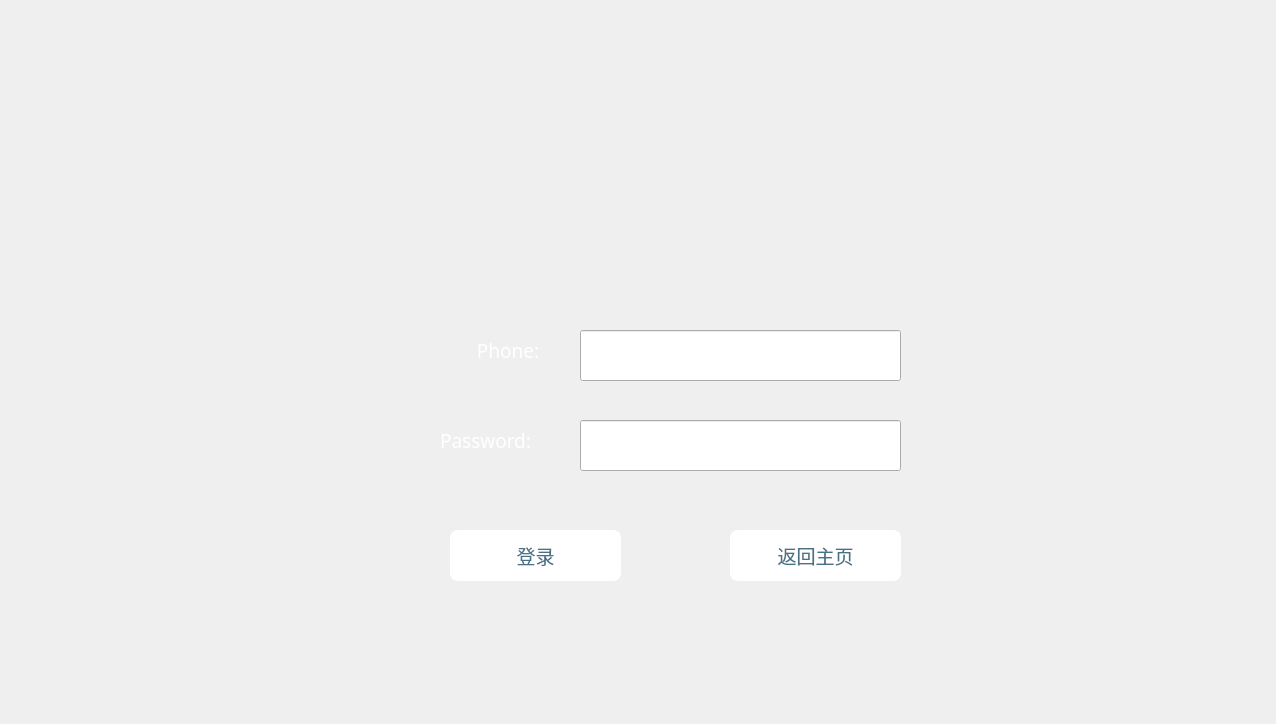
<?xml version="1.0" encoding="UTF-8"?>
<ui version="4.0">
 <class>hotelLogin</class>
 <widget class="QWidget" name="hotelLogin">
  <property name="geometry">
   <rect>
    <x>0</x>
    <y>0</y>
    <width>1276</width>
    <height>724</height>
   </rect>
  </property>
  <property name="minimumSize">
   <size>
    <width>1276</width>
    <height>724</height>
   </size>
  </property>
  <property name="maximumSize">
   <size>
    <width>1276</width>
    <height>724</height>
   </size>
  </property>
  <property name="windowTitle">
   <string>Form</string>
  </property>
  <widget class="QFrame" name="frame">
   <property name="geometry">
    <rect>
     <x>0</x>
     <y>0</y>
     <width>1276</width>
     <height>724</height>
    </rect>
   </property>
   <property name="styleSheet">
    <string notr="true">#frame{border-image: url(:/Picture/hotellogin.jpg);border-top-left-radius:15px;border-top-right-radius:15px;border-bottom-left-radius:15px;border-bottom-right-radius:15px;}</string>
   </property>
   <property name="frameShape">
    <enum>QFrame::StyledPanel</enum>
   </property>
   <property name="frameShadow">
    <enum>QFrame::Raised</enum>
   </property>
   <widget class="QLineEdit" name="phone_edit">
    <property name="geometry">
     <rect>
      <x>580</x>
      <y>330</y>
      <width>321</width>
      <height>51</height>
     </rect>
    </property>
   </widget>
   <widget class="QLineEdit" name="pwd_edit">
    <property name="geometry">
     <rect>
      <x>580</x>
      <y>420</y>
      <width>321</width>
      <height>51</height>
     </rect>
    </property>
   </widget>
   <widget class="QPushButton" name="login">
    <property name="geometry">
     <rect>
      <x>450</x>
      <y>530</y>
      <width>171</width>
      <height>51</height>
     </rect>
    </property>
    <property name="font">
     <font>
      <family>华文新魏</family>
      <pointsize>14</pointsize>
     </font>
    </property>
    <property name="styleSheet">
     <string notr="true">background-color:rgb(255,255,255);border: 3px solid white;border-radius:8px;color:rgb(74,112,133);</string>
    </property>
    <property name="text">
     <string>登录</string>
    </property>
   </widget>
   <widget class="QPushButton" name="pushButton">
    <property name="geometry">
     <rect>
      <x>730</x>
      <y>530</y>
      <width>171</width>
      <height>51</height>
     </rect>
    </property>
    <property name="font">
     <font>
      <family>华文新魏</family>
      <pointsize>14</pointsize>
     </font>
    </property>
    <property name="styleSheet">
     <string notr="true">background-color:rgb(255,255,255);border: 3px solid white;border-radius:8px;color:rgb(74,112,133);</string>
    </property>
    <property name="text">
     <string>返回主页</string>
    </property>
   </widget>
   <widget class="QLabel" name="label_3">
    <property name="geometry">
     <rect>
      <x>440</x>
      <y>330</y>
      <width>131</width>
      <height>41</height>
     </rect>
    </property>
    <property name="font">
     <font>
      <family>Segoe Print</family>
      <pointsize>14</pointsize>
     </font>
    </property>
    <property name="styleSheet">
     <string notr="true">color: rgb(255, 255, 255);</string>
    </property>
    <property name="text">
     <string> Phone:</string>
    </property>
    <property name="alignment">
     <set>Qt::AlignCenter</set>
    </property>
   </widget>
   <widget class="QLabel" name="label_6">
    <property name="geometry">
     <rect>
      <x>410</x>
      <y>420</y>
      <width>151</width>
      <height>41</height>
     </rect>
    </property>
    <property name="font">
     <font>
      <family>Segoe Print</family>
      <pointsize>14</pointsize>
     </font>
    </property>
    <property name="styleSheet">
     <string notr="true">color: rgb(255, 255, 255);</string>
    </property>
    <property name="text">
     <string>Password:</string>
    </property>
    <property name="alignment">
     <set>Qt::AlignCenter</set>
    </property>
   </widget>
   <widget class="QLabel" name="err_pwd">
    <property name="geometry">
     <rect>
      <x>940</x>
      <y>80</y>
      <width>300</width>
      <height>50</height>
     </rect>
    </property>
    <property name="font">
     <font>
      <family>华文新魏</family>
      <pointsize>14</pointsize>
     </font>
    </property>
    <property name="styleSheet">
     <string notr="true">color: rgb(255, 255, 255);</string>
    </property>
    <property name="text">
     <string/>
    </property>
    <property name="alignment">
     <set>Qt::AlignCenter</set>
    </property>
   </widget>
  </widget>
 </widget>
 <resources/>
 <connections/>
</ui>
